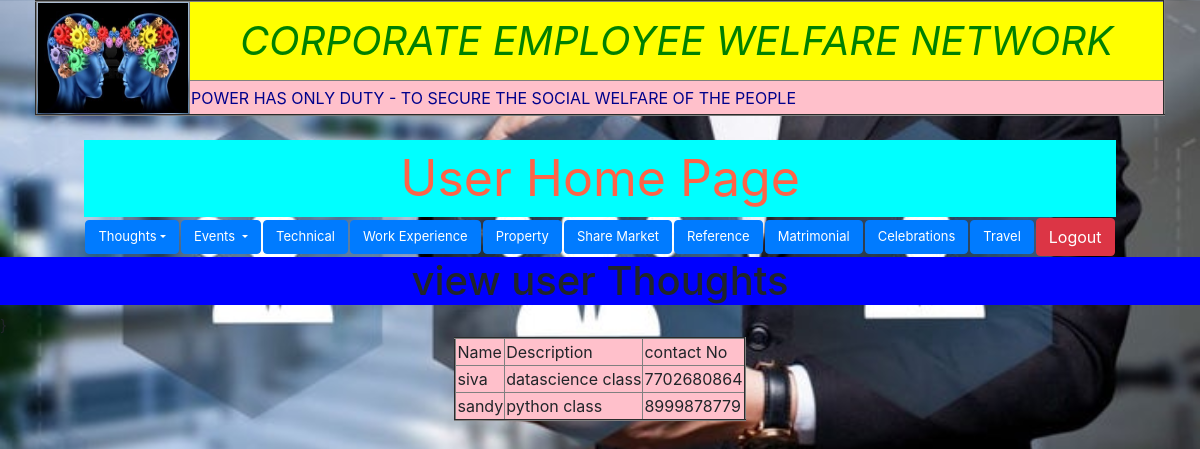
Page /viewthoughts/ on the committed database.
### app_wlfare/models.py (models this page shows)
class UserthoughtsModel(models.Model):
    name=models.CharField(max_length=40)
    description=models.CharField(max_length=100)
    contact=models.IntegerField(unique=True)

### app_wlfare/views.py (the view)
# urls.py: path('viewthoughts/', views.ViewThoughts.as_view(), name='viewthoughts'),
class ViewThoughts(View):
    def get(self,request):
        usm=UserthoughtsModel.objects.all()
        return render(request,"viewthoughts.html",{"usm":usm})

### templates/viewthoughts.html (shortened to what this page needs)
{% extends "user.html" %}
{% block user %}
    <h1 align="center" style="background-color: blue">view user Thoughts</h1>
    <table align="center"border="2"style="background-color: pink">
        <tr>
            <td>Name</td>
            <td>Description</td>
            <td>contact No</td>
        </tr>
              {% for x in usm %}
        <tr>
            <td>{{ x.name }}</td>
            <td>{{ x.description }}</td>
            <td>{{ x.contact }}</td>
        </tr>
        {% endfor %}
    </table>
{% endblock %}

### app_wlfare/static/css/comon.css (style rules this page uses)
body { background-image: url("../images/welfare.JPEG"); background-size: 100%; }

### rows in the picture
UserthoughtsModel: name "siva", description "datascience class", contact "7702680864"
UserthoughtsModel: name "sandy", description "python class", contact "8999878779"
